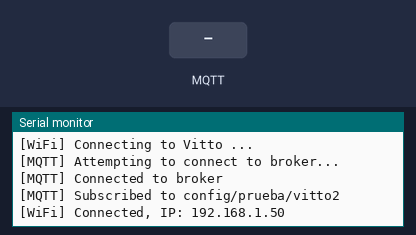
The program below on a simulated ESP32. Parts: the last lines printed to the serial monitor. The inputs (shaded band) are chosen by the test bench. WiFi joins after 1.5 s; servers stay silent unless stated; EEPROM starts erased; no MQTT or app messages arrive unless stated.

Above: at 2.4 s.
2.5 s: MQTT message "1" arrives on the first subscribed topic
At 2.9 s:
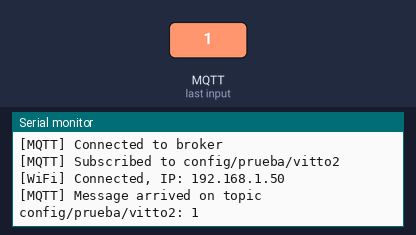
4.5 s: MQTT message "on" arrives on the first subscribed topic
At 4.8 s:
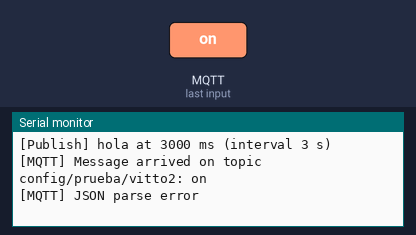
6.0 s: MQTT message "off" arrives on the first subscribed topic
At 7.2 s:
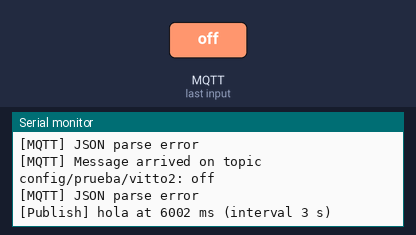
Timing chart, 0 to 9.0 s (numbered marks = the images above; inputs shaded):
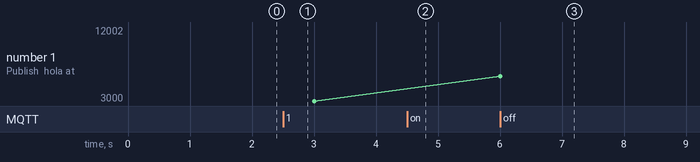

The program:

main.cpp
```cpp
#include <Arduino.h>
#include "ConfigStorage.h"
#include "WiFiManager.h"
#include "MqttManager.h"

#define WIFI_SSID  "Vitto"
#define WIFI_PASS  "vittorio10"
#define MQTT_HOST  "test.mosquitto.org"
#define MQTT_PORT  1883

ConfigStorage config("config");
WiFiManager   wifiMgr;
MqttManager   mqttMgr(config, wifiMgr);

void setup() {
  Serial.begin(115200);
    while (!Serial) {
    ; // espera a inicializar puerto serial
  }
  Serial.println("\n--- Iniciando Sistema ---");

  config.begin(false);
  Serial.println("[ConfigStorage] NVS inicializado");

  wifiMgr.begin(WIFI_SSID, WIFI_PASS);
  mqttMgr.begin(MQTT_HOST, MQTT_PORT);
}

void loop() {
  mqttMgr.loop();
}
```

MqttManager.h
```cpp
#pragma once
#include <AsyncMqttClient.h>
#include <ArduinoJson.h>
#include <Arduino.h>
#include "ConfigStorage.h"
#include "WiFiManager.h"

class MqttManager {
public:
  MqttManager(ConfigStorage& cfg, WiFiManager& wifi)
    : _cfg(cfg), _wifi(wifi), _lastPublish(0) {}

  void begin(const char* host, uint16_t port) {
    _mqtt.onConnect([this](bool sessionPresent) {
      Serial.println("[MQTT] Connected to broker");
      _mqtt.subscribe("config/prueba/vitto2", 0);
      Serial.println("[MQTT] Subscribed to config/prueba/vitto2");
    });
    _mqtt.onMessage([this](char* topic, char* payload, AsyncMqttClientMessageProperties props, size_t len, size_t index, size_t total) {
      Serial.printf("[MQTT] Message arrived on topic %s: %.*s\n", topic, (int)len, payload);
      DynamicJsonDocument doc(64);
      if (deserializeJson(doc, payload, len) == DeserializationError::Ok) {
        if (doc.containsKey("interval")) {
          int secs = doc["interval"].as<int>();
          _cfg.putInt("interval_s", secs);
          Serial.printf("[Config] interval_s updated to %d s\n", secs);
        }
      } else {
        Serial.println("[MQTT] JSON parse error");
      }
    });

    _mqtt.setServer(host, port);
    _wifi.onConnect([this]() {
      Serial.println("[MQTT] Attempting to connect to broker...");
      _mqtt.connect();
    });
  }

  void loop() {
    if (!_wifi.isConnected() || !_mqtt.connected()) return;

    unsigned long now = millis();
    int interval = _cfg.getInt("interval_s", 3);
    if (now - _lastPublish >= (unsigned long)interval * 1000UL) {
      const char* msg = "hola";
      _mqtt.publish("prueba/vitto", 0, false, msg);
      Serial.printf("[Publish] %s at %lu ms (interval %d s)\n", msg, now, interval);
      _lastPublish = now;
    }
  }

private:
  ConfigStorage& _cfg;
  WiFiManager& _wifi;
  AsyncMqttClient _mqtt;
  unsigned long _lastPublish;
};
```

WifiManager.h
```cpp
#pragma once
#include <WiFi.h>
#include <functional>

class WiFiManager {
public:
  using EventCallback = std::function<void()>;

  WiFiManager() : _connected(false) {}

  void begin(const char* ssid, const char* pass) {
    WiFi.onEvent([this](WiFiEvent_t, WiFiEventInfo_t) {
      _connected = true;
      if (_onConnect) _onConnect();
      Serial.println("[WiFi] Connected, IP: " + WiFi.localIP().toString());
    }, ARDUINO_EVENT_WIFI_STA_GOT_IP);

    WiFi.onEvent([this](WiFiEvent_t, WiFiEventInfo_t) {
      _connected = false;
      Serial.println("[WiFi] Disconnected");
    }, ARDUINO_EVENT_WIFI_STA_DISCONNECTED);

    WiFi.begin(ssid, pass);
    Serial.printf("[WiFi] Connecting to %s ...\n", ssid);
  }

  bool isConnected() const { return _connected; }
  void onConnect(EventCallback cb) { _onConnect = cb; }

private:
  bool _connected;
  EventCallback _onConnect;
};
```

ConfigStorage.h
```cpp
#pragma once
#include <Preferences.h>

class ConfigStorage {
public:
  ConfigStorage(const char* ns = "config") : _ns(ns), _isOpen(false) {}

  bool begin(bool readOnly = false) {
    if (_isOpen) return true;
    _isOpen = _prefs.begin(_ns, readOnly);
    return _isOpen;
  }

  int getInt(const char* key, int def)       { return _prefs.getInt(key, def); }
  unsigned long getULong(const char* key, unsigned long def) { return _prefs.getULong(key, def); }
  bool getBool(const char* key, bool def)     { return _prefs.getBool(key, def); }
  String getString(const char* key, const char* def) {
    return _prefs.getString(key, def);
  }

  void putInt   (const char* key, int v)    { _prefs.putInt(key, v); }
  void putULong (const char* key, unsigned long v) { _prefs.putULong(key, v); }
  void putBool  (const char* key, bool v)   { _prefs.putBool(key, v); }
  void putString(const char* key, const char* v) { _prefs.putString(key, v); }

  void end() {
    if (_isOpen) {
      _prefs.end();
      _isOpen = false;
    }
  }

private:
  Preferences _prefs;
  const char* _ns;
  bool        _isOpen;
};
```

Measured:
- after the input at 2.5 s, the serial monitor: prints a new line at once (image 1)
- after the input at 4.5 s, the serial monitor: prints a new line at once (image 2)
- after the input at 6.0 s, the serial monitor: prints a new line at once (image 3)
- plotted number 1: 3000 → 12002 after the input at 6.0 s
